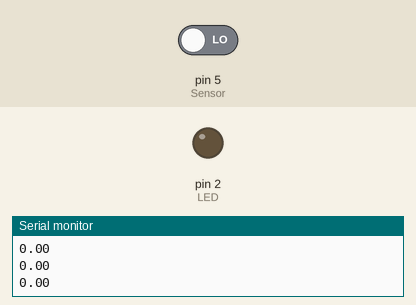
This sketch was run on a simulated Arduino Uno, built with avr-gcc and run on an emulated ATmega328P. Parts: output pins drawn as LEDs (lit = HIGH), the last lines printed to the serial monitor. Inputs (shaded band) come from the test bench; at power-on: pin 5 (Sensor) LOW.

Above: at 1.2 s.
1.3 s: pin 5 (Sensor) driven HIGH
At 2.4 s:
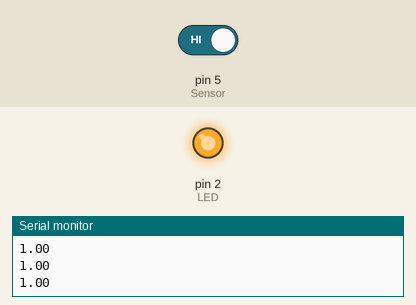
2.8 s: pin 5 (Sensor) driven LOW
At 3.4 s:
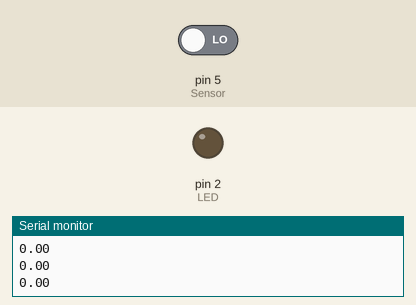
Timing chart, 0 to 5.8 s (numbered marks = the images above; inputs shaded):
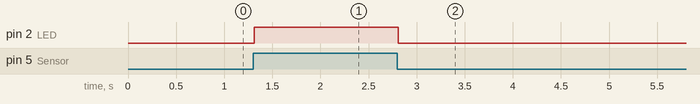

The sketch:

Radar_Node.ino
```cpp
int Sensor = 5;     // RCWL-0516 Input Pin
int LED = 2;       // LED Output Pin

float sensorval = 0;  // RCWL-0516 Sensor Value


void setup() {
  pinMode (Sensor, INPUT);  // RCWL-0516 as input
  pinMode (LED, OUTPUT);    // LED as OUTPUT
  digitalWrite(LED, LOW);   // Turn LED Off
  Serial.begin(9600);
}

void loop(){

  sensorval = digitalRead(Sensor);  // Read Sensor value
  Serial.println(sensorval);
  if (sensorval == HIGH) {
    digitalWrite(LED, HIGH);  // Turn LED On
  }
  else{
    digitalWrite(LED, LOW);  // Turn LED On
  }
}
```

Measured:
- after the input at 1.3 s, pin 2 (LED): LOW → HIGH at once
- after the input at 2.8 s, pin 2 (LED): HIGH → LOW at once
